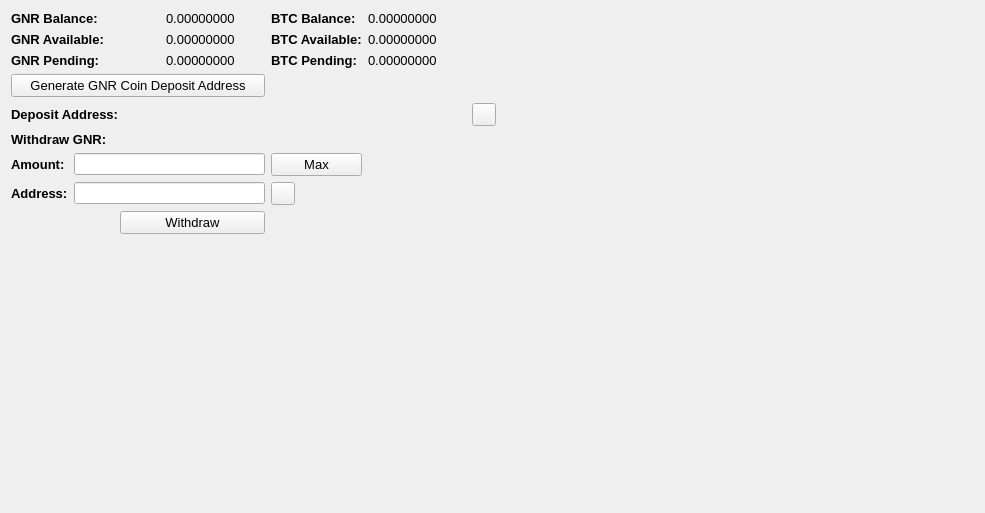
     <widget class="QWidget" name="BalanceTab">
      <attribute name="title">
       <string>Balance</string>
      </attribute>
      <layout class="QGridLayout" name="gridLayout_2">
       <item row="0" column="0" colspan="2">
        <widget class="QLabel" name="label_11">
         <property name="font">
          <font>
           <pointsize>10</pointsize>
           <weight>75</weight>
           <bold>true</bold>
          </font>
         </property>
         <property name="text">
          <string>GNR Balance:</string>
         </property>
        </widget>
       </item>
       <item row="0" column="3">
        <widget class="QLabel" name="GNRBalanceLabel">
         <property name="font">
          <font>
           <pointsize>10</pointsize>
          </font>
         </property>
         <property name="text">
          <string>0.00000000</string>
         </property>
         <property name="textInteractionFlags">
          <set>Qt::LinksAccessibleByMouse|Qt::TextSelectableByMouse</set>
         </property>
        </widget>
       </item>
       <item row="0" column="4">
        <widget class="QLabel" name="label_12">
         <property name="font">
          <font>
           <pointsize>10</pointsize>
           <weight>75</weight>
           <bold>true</bold>
          </font>
         </property>
         <property name="text">
          <string>BTC Balance:</string>
         </property>
        </widget>
       </item>
       <item row="0" column="5">
        <widget class="QLabel" name="BitcoinBalanceLabel">
         <property name="font">
          <font>
           <pointsize>10</pointsize>
          </font>
         </property>
         <property name="text">
          <string>0.00000000</string>
         </property>
         <property name="textInteractionFlags">
          <set>Qt::LinksAccessibleByMouse|Qt::TextSelectableByMouse</set>
         </property>
        </widget>
       </item>
       <item row="0" column="7" rowspan="10">
        <spacer name="horizontalSpacer_4">
         <property name="orientation">
          <enum>Qt::Horizontal</enum>
         </property>
         <property name="sizeHint" stdset="0">
          <size>
           <width>478</width>
           <height>488</height>
          </size>
         </property>
        </spacer>
       </item>
       <item row="1" column="0" colspan="2">
        <widget class="QLabel" name="label_13">
         <property name="font">
          <font>
           <pointsize>10</pointsize>
           <weight>75</weight>
           <bold>true</bold>
          </font>
         </property>
         <property name="text">
          <string>GNR Available:</string>
         </property>
        </widget>
       </item>
       <item row="1" column="3">
        <widget class="QLabel" name="GNRAvailableLabel_2">
         <property name="font">
          <font>
           <pointsize>10</pointsize>
          </font>
         </property>
         <property name="text">
          <string>0.00000000</string>
         </property>
         <property name="textInteractionFlags">
          <set>Qt::LinksAccessibleByMouse|Qt::TextSelectableByMouse</set>
         </property>
        </widget>
       </item>
       <item row="1" column="4">
        <widget class="QLabel" name="label_15">
         <property name="font">
          <font>
           <pointsize>10</pointsize>
           <weight>75</weight>
           <bold>true</bold>
          </font>
         </property>
         <property name="text">
          <string>BTC Available:</string>
         </property>
        </widget>
       </item>
       <item row="1" column="5">
        <widget class="QLabel" name="BitcoinAvailableLabel">
         <property name="font">
          <font>
           <pointsize>10</pointsize>
          </font>
         </property>
         <property name="text">
          <string>0.00000000</string>
         </property>
         <property name="textInteractionFlags">
          <set>Qt::LinksAccessibleByMouse|Qt::TextSelectableByMouse</set>
         </property>
        </widget>
       </item>
       <item row="2" column="0" colspan="2">
        <widget class="QLabel" name="label_14">
         <property name="font">
          <font>
           <pointsize>10</pointsize>
           <weight>75</weight>
           <bold>true</bold>
          </font>
         </property>
         <property name="text">
          <string>GNR Pending:</string>
         </property>
        </widget>
       </item>
       <item row="2" column="3">
        <widget class="QLabel" name="GNRPendingLabel">
         <property name="font">
          <font>
           <pointsize>10</pointsize>
          </font>
         </property>
         <property name="text">
          <string>0.00000000</string>
         </property>
         <property name="textInteractionFlags">
          <set>Qt::LinksAccessibleByMouse|Qt::TextSelectableByMouse</set>
         </property>
        </widget>
       </item>
       <item row="2" column="4">
        <widget class="QLabel" name="label_31">
         <property name="font">
          <font>
           <pointsize>10</pointsize>
           <weight>75</weight>
           <bold>true</bold>
          </font>
         </property>
         <property name="text">
          <string>BTC Pending:</string>
         </property>
        </widget>
       </item>
       <item row="2" column="5">
        <widget class="QLabel" name="BitcoinPendingLabel">
         <property name="font">
          <font>
           <pointsize>10</pointsize>
          </font>
         </property>
         <property name="text">
          <string>0.00000000</string>
         </property>
         <property name="textInteractionFlags">
          <set>Qt::LinksAccessibleByMouse|Qt::TextSelectableByMouse</set>
         </property>
        </widget>
       </item>
       <item row="3" column="0" colspan="4">
        <widget class="QPushButton" name="GenDepositBTN">
         <property name="font">
          <font>
           <pointsize>10</pointsize>
          </font>
         </property>
         <property name="text">
          <string>Generate GNR Coin Deposit Address</string>
         </property>
        </widget>
       </item>
       <item row="4" column="0" colspan="3">
        <widget class="QLabel" name="label_33">
         <property name="font">
          <font>
           <pointsize>10</pointsize>
           <weight>75</weight>
           <bold>true</bold>
          </font>
         </property>
         <property name="text">
          <string>Deposit Address:</string>
         </property>
        </widget>
       </item>
       <item row="4" column="3" colspan="3">
        <widget class="QLabel" name="DepositAddressLabel">
         <property name="minimumSize">
          <size>
           <width>300</width>
           <height>0</height>
          </size>
         </property>
         <property name="palette">
          <palette>
           <active>
            <colorrole role="WindowText">
             <brush brushstyle="SolidPattern">
              <color alpha="255">
               <red>0</red>
               <green>0</green>
               <blue>0</blue>
              </color>
             </brush>
            </colorrole>
            <colorrole role="Text">
             <brush brushstyle="SolidPattern">
              <color alpha="255">
               <red>0</red>
               <green>0</green>
               <blue>255</blue>
              </color>
             </brush>
            </colorrole>
           </active>
           <inactive>
            <colorrole role="WindowText">
             <brush brushstyle="SolidPattern">
              <color alpha="255">
               <red>0</red>
               <green>0</green>
               <blue>0</blue>
              </color>
             </brush>
            </colorrole>
            <colorrole role="Text">
             <brush brushstyle="SolidPattern">
              <color alpha="255">
               <red>0</red>
               <green>0</green>
               <blue>255</blue>
              </color>
             </brush>
            </colorrole>
           </inactive>
           <disabled>
            <colorrole role="WindowText">
             <brush brushstyle="SolidPattern">
              <color alpha="255">
               <red>120</red>
               <green>120</green>
               <blue>120</blue>
              </color>
             </brush>
            </colorrole>
            <colorrole role="Text">
             <brush brushstyle="SolidPattern">
              <color alpha="255">
               <red>120</red>
               <green>120</green>
               <blue>120</blue>
              </color>
             </brush>
            </colorrole>
           </disabled>
          </palette>
         </property>
         <property name="font">
          <font>
           <pointsize>10</pointsize>
           <weight>75</weight>
           <bold>true</bold>
          </font>
         </property>
         <property name="text">
          <string/>
         </property>
         <property name="alignment">
          <set>Qt::AlignRight|Qt::AlignTrailing|Qt::AlignVCenter</set>
         </property>
         <property name="textInteractionFlags">
          <set>Qt::LinksAccessibleByMouse|Qt::TextSelectableByKeyboard|Qt::TextSelectableByMouse</set>
         </property>
        </widget>
       </item>
       <item row="4" column="6">
        <widget class="QToolButton" name="DepositCopyButton">
         <property name="toolTip">
          <string>Copy to clipboard</string>
         </property>
         <property name="text">
          <string/>
         </property>
         <property name="icon">
          <iconset resource="../bitcoin.qrc">
           <normaloff>:/icons/editcopy</normaloff>:/icons/editcopy</iconset>
         </property>
         <property name="shortcut">
          <string>Alt+P</string>
         </property>
        </widget>
       </item>
       <item row="5" column="0" colspan="2">
        <widget class="QLabel" name="label_34">
         <property name="font">
          <font>
           <pointsize>10</pointsize>
           <weight>75</weight>
           <bold>true</bold>
          </font>
         </property>
         <property name="text">
          <string>Withdraw GNR:</string>
         </property>
        </widget>
       </item>
       <item row="6" column="0">
        <widget class="QLabel" name="label_26">
         <property name="font">
          <font>
           <pointsize>10</pointsize>
           <weight>75</weight>
           <bold>true</bold>
          </font>
         </property>
         <property name="text">
          <string>Amount:</string>
         </property>
        </widget>
       </item>
       <item row="6" column="1" colspan="3">
        <widget class="QLineEdit" name="WithdrawUnitsInput">
         <property name="font">
          <font>
           <pointsize>9</pointsize>
           <weight>75</weight>
           <bold>true</bold>
          </font>
         </property>
         <property name="text">
          <string/>
         </property>
        </widget>
       </item>
       <item row="6" column="4">
        <widget class="QPushButton" name="Withdraw_Max_Amount">
         <property name="font">
          <font>
           <pointsize>10</pointsize>
          </font>
         </property>
         <property name="text">
          <string>Max</string>
         </property>
        </widget>
       </item>
       <item row="7" column="0">
        <widget class="QLabel" name="label_10">
         <property name="font">
          <font>
           <pointsize>10</pointsize>
           <weight>75</weight>
           <bold>true</bold>
          </font>
         </property>
         <property name="text">
          <string>Address:</string>
         </property>
        </widget>
       </item>
       <item row="7" column="1" colspan="3">
        <widget class="QLineEdit" name="WithdrawAddress">
         <property name="font">
          <font>
           <pointsize>9</pointsize>
           <weight>75</weight>
           <bold>true</bold>
          </font>
         </property>
        </widget>
       </item>
       <item row="7" column="4">
        <widget class="QToolButton" name="WithdrawPasteButton">
         <property name="toolTip">
          <string>Paste from clipboard</string>
         </property>
         <property name="text">
          <string/>
         </property>
         <property name="icon">
          <iconset resource="../bitcoin.qrc">
           <normaloff>:/icons/editpaste</normaloff>:/icons/editpaste</iconset>
         </property>
         <property name="shortcut">
          <string>Alt+P</string>
         </property>
        </widget>
       </item>
       <item row="8" column="2" colspan="2">
        <widget class="QPushButton" name="WithdrawUnitsBtn">
         <property name="font">
          <font>
           <pointsize>10</pointsize>
          </font>
         </property>
         <property name="text">
          <string>Withdraw</string>
         </property>
        </widget>
       </item>
       <item row="9" column="0" colspan="6">
        <spacer name="verticalSpacer">
         <property name="orientation">
          <enum>Qt::Vertical</enum>
         </property>
         <property name="sizeHint" stdset="0">
          <size>
           <width>428</width>
           <height>262</height>
          </size>
         </property>
        </spacer>
       </item>
      </layout>
      <zorder>label_31</zorder>
      <zorder>label_15</zorder>
      <zorder>label_12</zorder>
      <zorder>label_14</zorder>
      <zorder>label_13</zorder>
      <zorder>label_11</zorder>
      <zorder>BitcoinBalanceLabel</zorder>
      <zorder>GNRBalanceLabel</zorder>
      <zorder>GNRAvailableLabel_2</zorder>
      <zorder>GNRPendingLabel</zorder>
      <zorder>BitcoinAvailableLabel</zorder>
      <zorder>BitcoinPendingLabel</zorder>
      <zorder>label_33</zorder>
      <zorder>GenDepositBTN</zorder>
      <zorder>DepositAddressLabel</zorder>
      <zorder>Withdraw_Max_Amount</zorder>
      <zorder>label_34</zorder>
      <zorder>WithdrawUnitsInput</zorder>
      <zorder>label_10</zorder>
      <zorder>label_26</zorder>
      <zorder>WithdrawAddress</zorder>
      <zorder>WithdrawUnitsBtn</zorder>
      <zorder>horizontalSpacer_4</zorder>
      <zorder>verticalSpacer</zorder>
      <zorder>WithdrawPasteButton</zorder>
      <zorder>DepositCopyButton</zorder>
     </widget>
